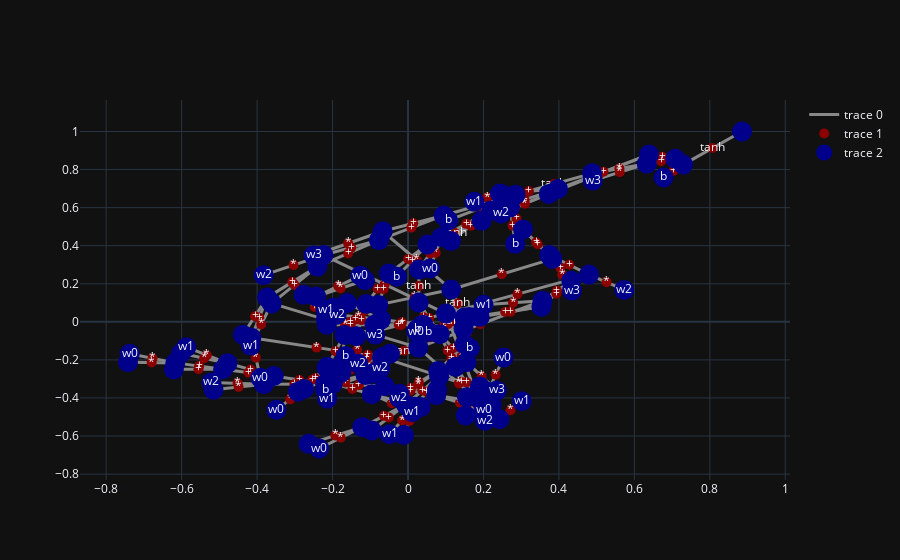

The notebook cell this image was saved under:
### Code cell
x = [2,3,-1]
n = MLP(3,[4, 4, 1])
n(x)

draw_graph(n(x)[0])

### Figure 1 — Plotly figure (JSON) as saved in the notebook; plotly's stock layout.template omitted (floating-point values rounded to 4 significant figures; data arrays with more than 128 entries replaced by an {"elided": "..."} marker saying what was removed)
{"data": [{"hoverinfo": "text", "line": {"color": "#888", "width": 3}, "mode": "lines", "text": {"elided": "155 str values"}, "type": "scatter", "x": {"elided": "465 float values"}, "y": {"elided": "465 float values"}}, {"hoverinfo": "text", "marker": {"color": "darkred", "size": 10}, "mode": "markers+text", "text": {"elided": "155 str values"}, "textposition": "middle center", "type": "scatter", "x": {"elided": "155 float values"}, "y": {"elided": "155 float values"}}, {"hoverinfo": "text", "marker": {"color": "darkblue", "size": 20}, "mode": "markers+text", "text": {"elided": "144 str values"}, "type": "scatter", "x": {"elided": "144 float values"}, "y": {"elided": "144 float values"}}], "layout": {}}
